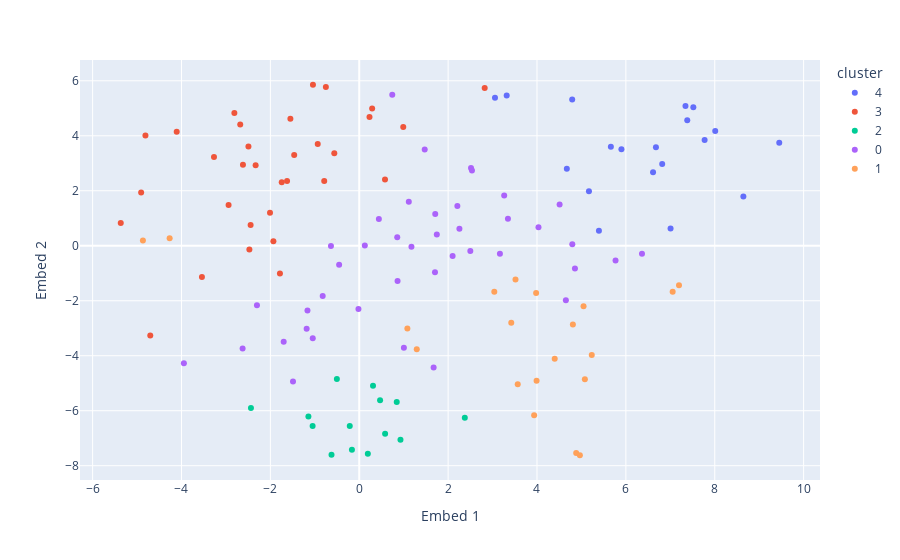

Write notebook code for a chart like this one.
### Code cell
px.scatter(data_frame = df_tsne, x = 'Embed 1', y = 'Embed 2', color = 'cluster')

### Figure 1 — Plotly figure (JSON) as saved in the notebook; plotly's stock layout.template omitted (floating-point values rounded to 4 significant figures)
{"data": [{"hovertemplate": "cluster=4<br>Embed 1=%{x}<br>Embed 2=%{y}<extra></extra>", "legendgroup": "4", "marker": {"color": "#636efa", "symbol": "circle"}, "mode": "markers", "name": "4", "orientation": "v", "showlegend": true, "type": "scatter", "x": [7.772, 5.394, 7.341, 7.006, 5.662, 5.9, 5.169, 7.381, 7.518, 9.452, 6.677, 4.792, 6.817, 3.055, 4.671, 3.318, 8.644, 8.011, 6.611], "xaxis": "x", "y": [3.852, 0.5478, 5.082, 0.6261, 3.604, 3.511, 1.983, 4.565, 5.036, 3.746, 3.58, 5.317, 2.974, 5.387, 2.802, 5.462, 1.788, 4.176, 2.674], "yaxis": "y"}, {"hovertemplate": "cluster=3<br>Embed 1=%{x}<br>Embed 2=%{y}<extra></extra>", "legendgroup": "3", "marker": {"color": "#EF553B", "symbol": "circle"}, "mode": "markers", "name": "3", "orientation": "v", "showlegend": true, "type": "scatter", "x": [-1.464, -2.332, -0.7509, -3.269, -2.472, -2.617, -2.493, -4.108, -4.702, 2.823, -1.744, -1.549, -1.785, 0.5799, -0.788, -2.008, -2.445, 0.9904, -0.9341, -4.908, 0.2309, -4.811, -1.932, -0.5614, 0.2905, -5.367, -2.94, -1.624, -2.678, -2.81, -3.54, -1.042], "xaxis": "x", "y": [3.298, 2.925, 5.777, 3.229, -0.1387, 2.951, 3.609, 4.149, -3.262, 5.735, 2.311, 4.619, -1.006, 2.41, 2.352, 1.206, 0.7529, 4.322, 3.701, 1.942, 4.686, 4.014, 0.1683, 3.362, 4.995, 0.8321, 1.479, 2.356, 4.409, 4.833, -1.132, 5.857], "yaxis": "y"}, {"hovertemplate": "cluster=2<br>Embed 1=%{x}<br>Embed 2=%{y}<extra></extra>", "legendgroup": "2", "marker": {"color": "#00cc96", "symbol": "circle"}, "mode": "markers", "name": "2", "orientation": "v", "showlegend": true, "type": "scatter", "x": [0.582, -0.624, 0.4693, 0.9278, -1.049, 0.8436, -0.5034, 2.376, 0.31, -2.437, -1.144, 0.1936, -0.1648, -0.2133], "xaxis": "x", "y": [-6.835, -7.606, -5.617, -7.056, -6.556, -5.687, -4.845, -6.257, -5.09, -5.897, -6.207, -7.562, -7.417, -6.558], "yaxis": "y"}, {"hovertemplate": "cluster=0<br>Embed 1=%{x}<br>Embed 2=%{y}<extra></extra>", "legendgroup": "0", "marker": {"color": "#ab63fa", "symbol": "circle"}, "mode": "markers", "name": "0", "orientation": "v", "showlegend": true, "type": "scatter", "x": [1.473, 3.262, 1.71, -2.302, 2.208, -0.4525, 3.346, 1.746, 1.005, 4.65, -1.046, 2.5, 0.8622, 4.033, -1.7, 2.516, -1.183, 1.705, 6.363, 0.1254, 3.166, -0.8221, 2.537, -3.946, 5.768, -0.01762, 4.795, 1.175, 1.674, 0.7435, 2.101, 0.8552, -1.165, -2.625, 4.509, 4.854, -1.491, -0.6364, 1.115, 0.4415, 2.254], "xaxis": "x", "y": [3.504, 1.83, 1.155, -2.164, 1.449, -0.6926, 0.9838, 0.4142, -3.712, -1.984, -3.363, -0.1866, -1.282, 0.6739, -3.488, 2.824, -3.016, -0.966, -0.2904, 0.009367, -0.2889, -1.824, 2.739, -4.275, -0.5383, -2.3, 0.05419, -0.03156, -4.429, 5.49, -0.3684, 0.3074, -2.35, -3.733, 1.5, -0.8239, -4.933, -0.005998, 1.597, 0.9743, 0.6227], "yaxis": "y"}, {"hovertemplate": "cluster=1<br>Embed 1=%{x}<br>Embed 2=%{y}<extra></extra>", "legendgroup": "1", "marker": {"color": "#FFA15A", "symbol": "circle"}, "mode": "markers", "name": "1", "orientation": "v", "showlegend": true, "type": "scatter", "x": [5.077, 1.295, 5.048, 3.991, 5.233, 4.399, 4.808, 3.567, 3.516, 7.195, -4.868, -4.267, 3.936, 4.882, 7.053, 1.083, 3.039, 3.98, 4.965, 3.421], "xaxis": "x", "y": [-4.851, -3.76, -2.199, -4.911, -3.976, -4.106, -2.863, -5.038, -1.227, -1.438, 0.1908, 0.2705, -6.164, -7.537, -1.674, -3.007, -1.67, -1.717, -7.619, -2.804], "yaxis": "y"}], "layout": {"legend": {"title": {"text": "cluster"}, "tracegroupgap": 0}, "margin": {"t": 60}, "xaxis": {"anchor": "y", "domain": [0, 1], "title": {"text": "Embed 1"}}, "yaxis": {"anchor": "x", "domain": [0, 1], "title": {"text": "Embed 2"}}}}
